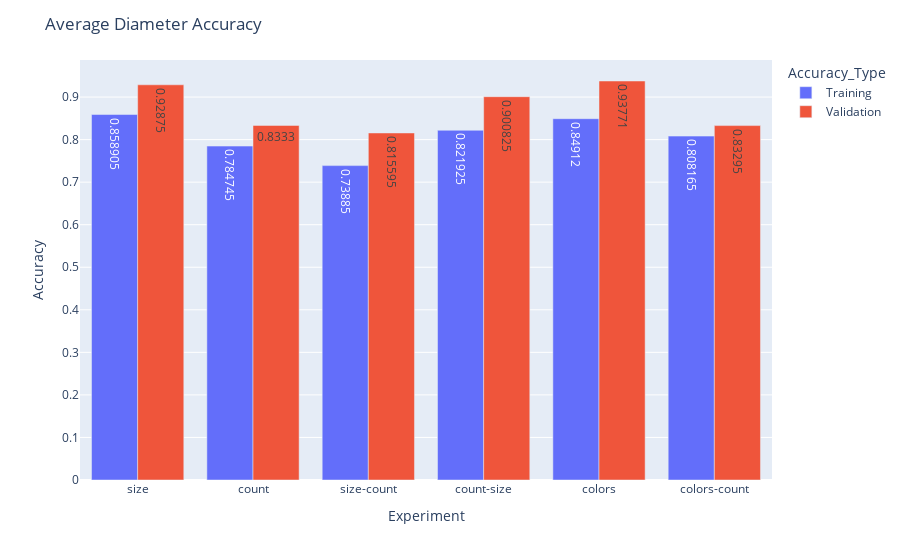
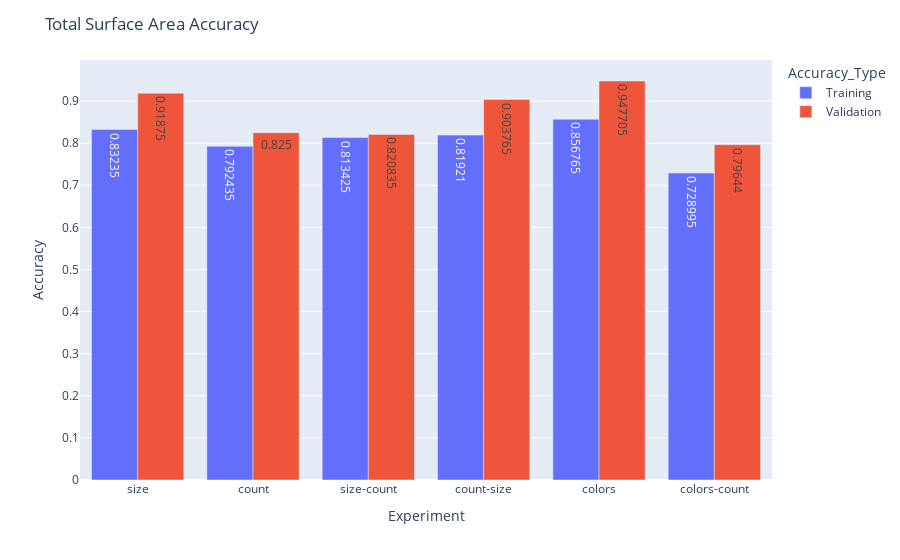
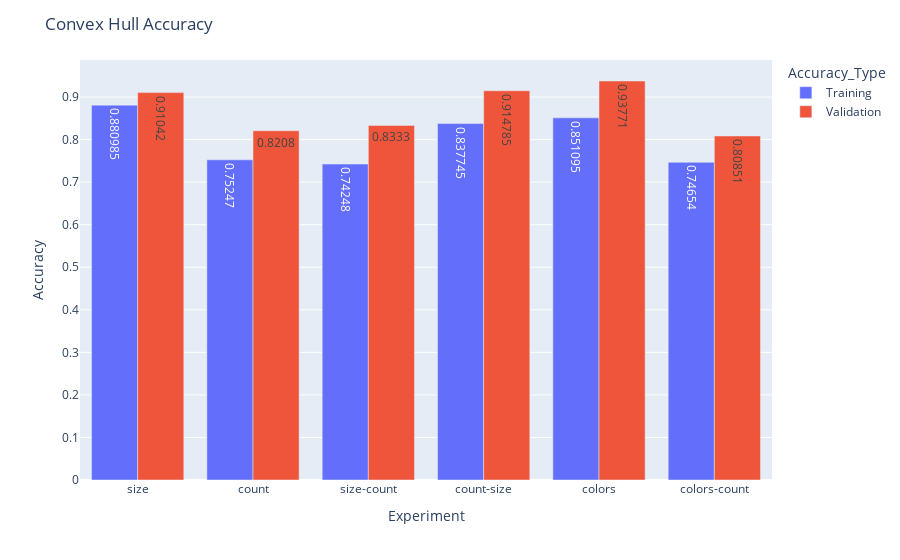

Notebook source saved alongside these figures, in order:
### Markdown cell above
Validation Accuracy

### Code cell
for i, phys in enumerate(PHYS_PROPERTY):
    curr_pyhs_df = last_gen_results_df.query(f"Physical_property=='{phys}'")
    training_acc_df = pd.DataFrame()
    training_acc_df['Experiment'] = curr_pyhs_df['Experiment']
    training_acc_df['Accuracy'] = curr_pyhs_df['Training_Accuracy']
    training_acc_df['Accuracy_Type'] = 'Training'

    validation_acc_df = pd.DataFrame()
    validation_acc_df['Experiment'] = curr_pyhs_df['Experiment']
    validation_acc_df['Accuracy'] = curr_pyhs_df['Validation_Accuracy']
    validation_acc_df['Accuracy_Type'] = 'Validation'

    acc_df = pd.concat([training_acc_df, validation_acc_df])

    fig = px.bar(acc_df, x='Experiment', y='Accuracy', color='Accuracy_Type', barmode='group', text_auto=True)
    fig.update_layout(
        title=f"{PHYS_PROPERTY[phys]} Accuracy",
        xaxis_title='Experiment',
        yaxis_title='Accuracy',
        coloraxis={'colorscale': 'Viridis'})
    fig.show()

### Figure 1 — Plotly figure (JSON) as saved in the notebook; plotly's stock layout.template omitted (floating-point values rounded to 4 significant figures)
{"data": [{"alignmentgroup": "True", "hovertemplate": "Accuracy_Type=Training<br>Experiment=%{x}<br>Accuracy=%{y}<extra></extra>", "legendgroup": "Training", "marker": {"color": "#636efa", "pattern": {"shape": ""}}, "name": "Training", "offsetgroup": "Training", "orientation": "v", "showlegend": true, "textposition": "auto", "texttemplate": "%{y}", "x": ["size", "count", "size-count", "count-size", "colors", "colors-count"], "xaxis": "x", "y": [0.8589, 0.7847, 0.7389, 0.8219, 0.8491, 0.8082], "yaxis": "y", "type": "bar"}, {"alignmentgroup": "True", "hovertemplate": "Accuracy_Type=Validation<br>Experiment=%{x}<br>Accuracy=%{y}<extra></extra>", "legendgroup": "Validation", "marker": {"color": "#EF553B", "pattern": {"shape": ""}}, "name": "Validation", "offsetgroup": "Validation", "orientation": "v", "showlegend": true, "textposition": "auto", "texttemplate": "%{y}", "x": ["size", "count", "size-count", "count-size", "colors", "colors-count"], "xaxis": "x", "y": [0.9288, 0.8333, 0.8156, 0.9008, 0.9377, 0.8329], "yaxis": "y", "type": "bar"}], "layout": {"xaxis": {"anchor": "y", "domain": [0.0, 1.0], "title": {"text": "Experiment"}}, "yaxis": {"anchor": "x", "domain": [0.0, 1.0], "title": {"text": "Accuracy"}}, "legend": {"title": {"text": "Accuracy_Type"}, "tracegroupgap": 0}, "margin": {"t": 60}, "barmode": "group", "coloraxis": {"colorscale": [[0.0, "#440154"], [0.1111, "#482878"], [0.2222, "#3e4989"], [0.3333, "#31688e"], [0.4444, "#26828e"], [0.5556, "#1f9e89"], [0.6667, "#35b779"], [0.7778, "#6ece58"], [0.8889, "#b5de2b"], [1.0, "#fde725"]]}, "title": {"text": "Average Diameter Accuracy"}}}

### Figure 2 — Plotly figure (JSON) as saved in the notebook; plotly's stock layout.template omitted (floating-point values rounded to 4 significant figures)
{"data": [{"alignmentgroup": "True", "hovertemplate": "Accuracy_Type=Training<br>Experiment=%{x}<br>Accuracy=%{y}<extra></extra>", "legendgroup": "Training", "marker": {"color": "#636efa", "pattern": {"shape": ""}}, "name": "Training", "offsetgroup": "Training", "orientation": "v", "showlegend": true, "textposition": "auto", "texttemplate": "%{y}", "x": ["size", "count", "size-count", "count-size", "colors", "colors-count"], "xaxis": "x", "y": [0.8323, 0.7924, 0.8134, 0.8192, 0.8568, 0.729], "yaxis": "y", "type": "bar"}, {"alignmentgroup": "True", "hovertemplate": "Accuracy_Type=Validation<br>Experiment=%{x}<br>Accuracy=%{y}<extra></extra>", "legendgroup": "Validation", "marker": {"color": "#EF553B", "pattern": {"shape": ""}}, "name": "Validation", "offsetgroup": "Validation", "orientation": "v", "showlegend": true, "textposition": "auto", "texttemplate": "%{y}", "x": ["size", "count", "size-count", "count-size", "colors", "colors-count"], "xaxis": "x", "y": [0.9188, 0.825, 0.8208, 0.9038, 0.9477, 0.7964], "yaxis": "y", "type": "bar"}], "layout": {"xaxis": {"anchor": "y", "domain": [0.0, 1.0], "title": {"text": "Experiment"}}, "yaxis": {"anchor": "x", "domain": [0.0, 1.0], "title": {"text": "Accuracy"}}, "legend": {"title": {"text": "Accuracy_Type"}, "tracegroupgap": 0}, "margin": {"t": 60}, "barmode": "group", "coloraxis": {"colorscale": [[0.0, "#440154"], [0.1111, "#482878"], [0.2222, "#3e4989"], [0.3333, "#31688e"], [0.4444, "#26828e"], [0.5556, "#1f9e89"], [0.6667, "#35b779"], [0.7778, "#6ece58"], [0.8889, "#b5de2b"], [1.0, "#fde725"]]}, "title": {"text": "Total Surface Area Accuracy"}}}

### Figure 3 — Plotly figure (JSON) as saved in the notebook; plotly's stock layout.template omitted (floating-point values rounded to 4 significant figures)
{"data": [{"alignmentgroup": "True", "hovertemplate": "Accuracy_Type=Training<br>Experiment=%{x}<br>Accuracy=%{y}<extra></extra>", "legendgroup": "Training", "marker": {"color": "#636efa", "pattern": {"shape": ""}}, "name": "Training", "offsetgroup": "Training", "orientation": "v", "showlegend": true, "textposition": "auto", "texttemplate": "%{y}", "x": ["size", "count", "size-count", "count-size", "colors", "colors-count"], "xaxis": "x", "y": [0.881, 0.7525, 0.7425, 0.8377, 0.8511, 0.7465], "yaxis": "y", "type": "bar"}, {"alignmentgroup": "True", "hovertemplate": "Accuracy_Type=Validation<br>Experiment=%{x}<br>Accuracy=%{y}<extra></extra>", "legendgroup": "Validation", "marker": {"color": "#EF553B", "pattern": {"shape": ""}}, "name": "Validation", "offsetgroup": "Validation", "orientation": "v", "showlegend": true, "textposition": "auto", "texttemplate": "%{y}", "x": ["size", "count", "size-count", "count-size", "colors", "colors-count"], "xaxis": "x", "y": [0.9104, 0.8208, 0.8333, 0.9148, 0.9377, 0.8085], "yaxis": "y", "type": "bar"}], "layout": {"xaxis": {"anchor": "y", "domain": [0.0, 1.0], "title": {"text": "Experiment"}}, "yaxis": {"anchor": "x", "domain": [0.0, 1.0], "title": {"text": "Accuracy"}}, "legend": {"title": {"text": "Accuracy_Type"}, "tracegroupgap": 0}, "margin": {"t": 60}, "barmode": "group", "coloraxis": {"colorscale": [[0.0, "#440154"], [0.1111, "#482878"], [0.2222, "#3e4989"], [0.3333, "#31688e"], [0.4444, "#26828e"], [0.5556, "#1f9e89"], [0.6667, "#35b779"], [0.7778, "#6ece58"], [0.8889, "#b5de2b"], [1.0, "#fde725"]]}, "title": {"text": "Convex Hull Accuracy"}}}
